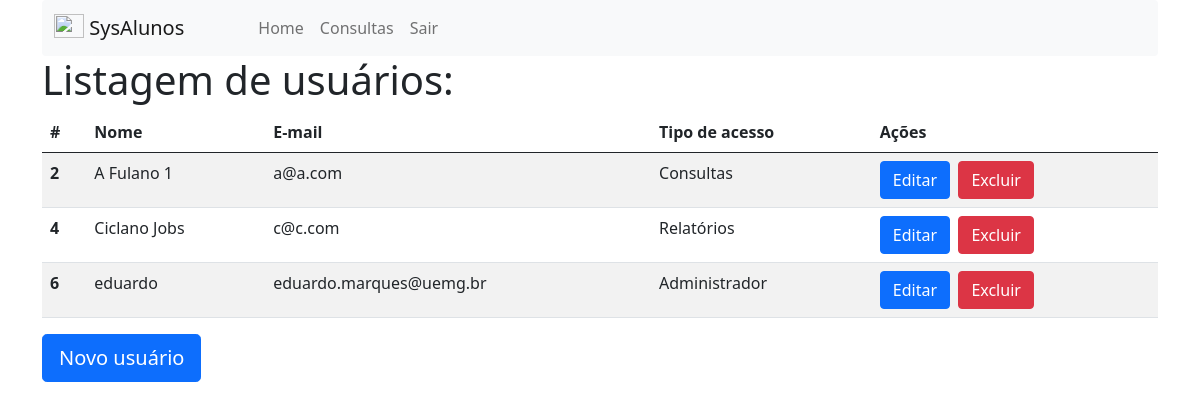
Screenshot of /usuarios_list.php (signed in) with the database file from the repository.
### tables this page shows
CREATE TABLE `usuarios` (
  `idusuarios` int(10) unsigned NOT NULL AUTO_INCREMENT,
  `nome` varchar(100) NOT NULL,
  `login` varchar(30) NOT NULL,
  `senha` varchar(30) NOT NULL,
  `dica` varchar(30) NOT NULL,
  `email` varchar(100) NOT NULL,
  `tipoacesso` int(10) unsigned NOT NULL DEFAULT '1' COMMENT '0 Admin; 1 Usuario consulta; 2 usuario relatorio',
  PRIMARY KEY (`idusuarios`)
);

### usuarios_list.php (the view, shortened to what this page needs)
<?php
    require_once("conexao.php");
    $tipoAcesso = $_SESSION["tipo_acesso"];
?>
<!DOCTYPE html>
<html lang="pt-br">
<head>
    <link href="css/bootstrap.min.css" rel="stylesheet">
    <link href="css/sweetalert2.css" rel="stylesheet">
</head>
<body>
<div class="container">
    <nav class="navbar navbar-expand-lg navbar-light bg-light rounded">
            <div class="container-fluid">
                <a class="navbar-brand" href="#">
                    <img src="img/studentmeets_4873.png" alt="" width="30" height="24" class="d-inline-block align-text-top">
                    SysAlunos
                </a>
            <div class="collapse navbar-collapse" id="navbarSupportedContent">
                    <ul class="navbar-nav me-auto mb-2 mb-lg-0" style="margin-left: 50px;">
                        <li class="nav-item">
                            <a class="nav-link" aria-current="page" href="admin.php">Home</a>
                        </li>
                        <?php
                            $mnuConsultas  = "<li class='nav-item'><a class='nav-link' href='#'>Consultas</a></li>";
                            if($tipoAcesso == 0 || $tipoAcesso == 1){
                                echo $mnuConsultas;
                            }
                        ?>
                        <li class="nav-item">
                            <a class="nav-link" href="logout.php">Sair</a>
                        </li>
                    </ul>
                </div>
            </div>
        </nav>
        <h1>Listagem de usuários:</h1>
        <table class="table table-striped">
            <thead>
                <tr>
                    <th scope="col">#</th>
                    <th scope="col">Nome</th>
                    <th scope="col">E-mail</th>
                    <th scope="col">Tipo de acesso</th>
                    <th scope="col">Ações</th>
                </tr>
            </thead>
            <tbody>
                <?php
                $sql = "SELECT idusuarios, nome, email, tipoacesso FROM usuarios ORDER BY nome";
                $resp = mysqli_query($conexao_bd, $sql);
                while($rows=mysqli_fetch_row($resp)){
                    echo "<tr>";
                    echo "<th scope='row'>$rows[0]</th>";
                    echo "<td>$rows[1]</td>";
                    echo "<td>$rows[2]</td>";
                    switch($rows[3]){
                        case 0:
                            echo "<td>Administrador</td>";
                            break;
                        case 1:
                            echo "<td>Consultas</td>";
                            break;
                        case 2:
                            echo "<td>Relatórios</td>";
                            break;
                    }
                    echo "<td>
                            <a class='btn btn-primary' href='usuarios_edit.php?idUsuario=$rows[0]'
                            role='button'>Editar</a>&nbsp;
                            <a class='btn btn-danger'  href='javascript:excluirUsuario($rows[0])'
                            role='button'>Excluir</a>
                        </td>";
                    echo "</tr>";
                }
                ?>
            </tbody>
        </table>
        <a class="btn btn-lg btn-primary" href="usuarios_edit.php?idUsuario=0"
        role="button">Novo usuário</a>
</div>
</body>
</html>

### rows the page displays
usuarios: idusuarios "2", nome "A Fulano 1", email "a@a.com", tipoacesso "Consultas"
usuarios: idusuarios "4", nome "Ciclano Jobs", email "c@c.com", tipoacesso "Relatórios"
usuarios: idusuarios "6", nome "eduardo", email "eduardo.marques@uemg.br", tipoacesso "Administrador"
